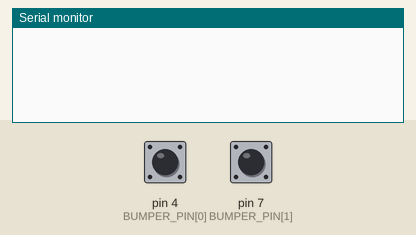
Bench run of a sketch on a simulated Arduino Uno, built with avr-gcc and run on an emulated ATmega328P. Parts: the last lines printed to the serial monitor. The inputs (shaded band) are chosen by the test bench; at power-on: pin 4 (BUMPER_PIN[0]) HIGH, pin 7 (BUMPER_PIN[1]) HIGH.

Above: at 1.2 s.
1.3 s: pin 4 (BUMPER_PIN[0]) pulled LOW for 0.15 s
At 2.5 s:
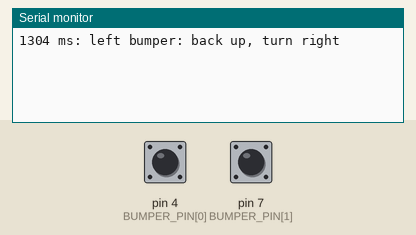
2.9 s: pin 7 (BUMPER_PIN[1]) pulled LOW for 0.15 s
At 3.9 s:
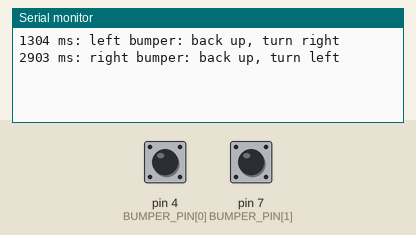
4.5 s: pin 4 (BUMPER_PIN[0]) pulled LOW for 1 s
At 5.2 s:
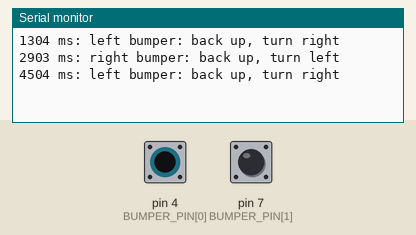
7.0 s: pin 7 (BUMPER_PIN[1]) pulled LOW for 1 s
At 8.3 s:
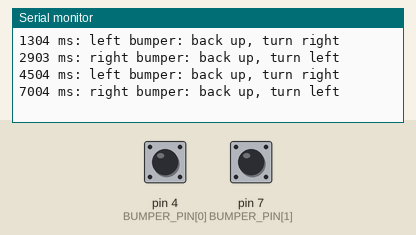
9.5 s: pin 4 (BUMPER_PIN[0]) driven LOW and pin 7 (BUMPER_PIN[1]) driven LOW
At 10.2 s:
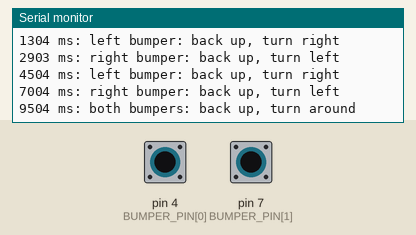

The sketch:

bumpers.ino
```cpp
// bumpers.ino - Rover's two bumpers, debounced; decide which way to turn after a bump
const int N = 2;
const int BUMPER_PIN[N] = {4, 7};      // [0] = left bumper, [1] = right bumper (switches to GND)
const unsigned long DEBOUNCE_MS = 5;

int lastReading[N] = {HIGH, HIGH};
unsigned long lastChange[N] = {0, 0};
int stableLevel[N] = {HIGH, HIGH};

// Debounce bumper i. Returns true only at the moment a new, real press is accepted.
bool newPress(int i) {
  int reading = digitalRead(BUMPER_PIN[i]);
  if (reading != lastReading[i]) {
    lastChange[i] = millis();
    lastReading[i] = reading;
  }
  if (millis() - lastChange[i] >= DEBOUNCE_MS && reading != stableLevel[i]) {
    stableLevel[i] = reading;
    return stableLevel[i] == LOW;      // true for a press, false for a release
  }
  return false;
}

void setup() {
  Serial.begin(9600);
  for (int i = 0; i < N; i++) {
    pinMode(BUMPER_PIN[i], INPUT_PULLUP);
  }
}

void loop() {
  bool leftNew = newPress(0);
  bool rightNew = newPress(1);
  if (leftNew || rightNew) {
    bool left = stableLevel[0] == LOW;   // which bumpers are pressed right now?
    bool right = stableLevel[1] == LOW;
    Serial.print(millis());
    Serial.print(" ms: ");
    if (left && right) {
      Serial.println("both bumpers: back up, turn around");
    } else if (left) {
      Serial.println("left bumper: back up, turn right");
    } else {
      Serial.println("right bumper: back up, turn left");
    }
  }
}
```

Measured:
- after the input at 1.3 s, the serial monitor: prints a new line at once (image 1)
- after the input at 2.9 s, the serial monitor: prints a new line at once (image 2)
- after the input at 4.5 s, the serial monitor: prints a new line at once (image 3)
- after the input at 7.0 s, the serial monitor: prints a new line at once (image 4)
- after the input at 9.5 s, the serial monitor: prints a new line at once (image 5)
